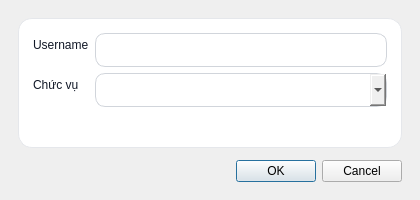
<?xml version="1.0" encoding="UTF-8"?>
<ui version="4.0">
 <class>UserRoleDialog</class>
 <widget class="QDialog" name="UserRoleDialog">
  <property name="windowTitle">
   <string>Đổi chức vụ tài khoản</string>
  </property>
  <property name="minimumSize">
   <size>
    <width>420</width>
    <height>200</height>
   </size>
  </property>
  <layout class="QVBoxLayout" name="verticalLayout">
   <property name="leftMargin">
    <number>18</number>
   </property>
   <property name="topMargin">
    <number>18</number>
   </property>
   <property name="rightMargin">
    <number>18</number>
   </property>
   <property name="bottomMargin">
    <number>18</number>
   </property>
   <property name="spacing">
    <number>12</number>
   </property>
   <item>
    <widget class="QFrame" name="card">
     <property name="styleSheet">
      <string notr="true">QFrame#card{background:#ffffff;border:1px solid #e5e7eb;border-radius:14px;} QLabel{color:#111827;} QLineEdit, QComboBox{padding:8px 10px;border:1px solid #d1d5db;border-radius:10px;}</string>
     </property>
     <layout class="QFormLayout" name="formLayout">
      <property name="leftMargin">
       <number>14</number>
      </property>
      <property name="topMargin">
       <number>14</number>
      </property>
      <property name="rightMargin">
       <number>14</number>
      </property>
      <property name="bottomMargin">
       <number>14</number>
      </property>
      <item row="0" column="0">
       <widget class="QLabel" name="labelUser">
        <property name="text">
         <string>Username</string>
        </property>
       </widget>
      </item>
      <item row="0" column="1">
       <widget class="QLineEdit" name="lineUsername">
        <property name="readOnly">
         <bool>true</bool>
        </property>
       </widget>
      </item>
      <item row="1" column="0">
       <widget class="QLabel" name="labelRole">
        <property name="text">
         <string>Chức vụ</string>
        </property>
       </widget>
      </item>
      <item row="1" column="1">
       <widget class="QComboBox" name="comboRole"/>
      </item>
     </layout>
    </widget>
   </item>
   <item>
    <widget class="QDialogButtonBox" name="buttonBox">
     <property name="standardButtons">
      <set>QDialogButtonBox::Cancel|QDialogButtonBox::Ok</set>
     </property>
    </widget>
   </item>
  </layout>
 </widget>
 <resources/>
 <connections/>
</ui>
